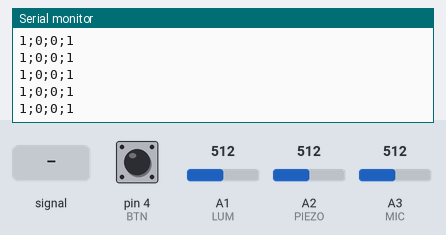
This sketch was run on a simulated Arduino Uno, built with avr-gcc and run on an emulated ATmega328P. Parts: the last lines printed to the serial monitor. The inputs (shaded band) are chosen by the test bench; at power-on: A1 (LUM) = 512, A2 (PIEZO) = 512, pin 4 (BTN) LOW, A3 (MIC) = 512.

Above: at 1.2 s.
1.3 s: A3 (MIC) fed a 200 Hz sine of ±81 counts around its level
At 2.2 s:
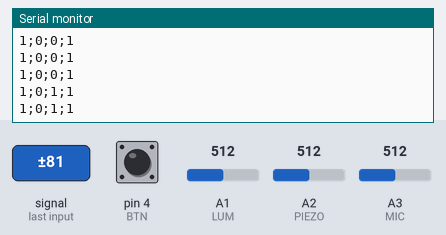
4.3 s: A1 (LUM) set to 306
At 4.8 s:
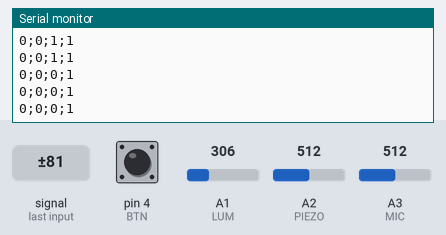
5.8 s: A2 (PIEZO) set to 0
At 6.8 s:
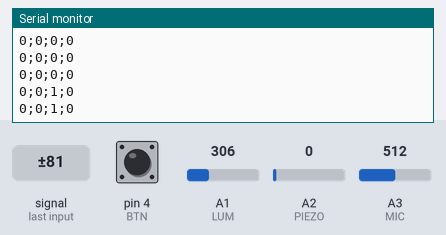
7.3 s: pin 4 (BTN) pulled HIGH for 0.15 s
10.4 s: A1 (LUM) set to 510
At 11.3 s:
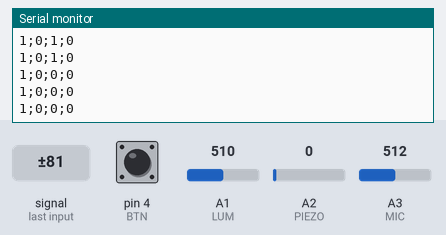
13.4 s: pin 4 (BTN) pulled HIGH for 1 s
At 13.9 s:
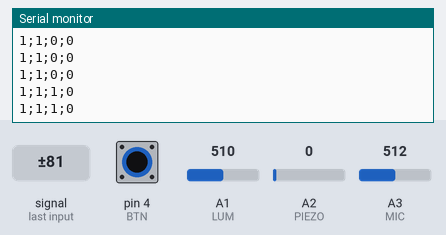

The sketch:

Arduino.ino
```cpp
#include <SerialCommand.h>
#include <Wire.h>

// CONSTANTS
const int LUM = A1;
const int MIC = A3;
const int BTN = 4;
const int PIEZO = A2;
const int CALIB_LUM = 25; //light calibration constant
const int CALIB_PIEZO = 10; //piezoelectric calibration constant
// VARIABLES
int valLum = 0;
int valLumPrev = 0;
int valMic = 0;
int valBtn = 0;
int valPiezo = 0;
bool stateLum = 1;
bool stateMic = 0;
bool statePiezo = 0;
String state = "";

// SETUP
void setup() {
  pinMode(LUM, INPUT);
  pinMode(MIC, INPUT);
  pinMode(BTN, INPUT);
  pinMode(PIEZO, INPUT);
  Wire.begin();
  Serial.begin(9600);
  while (!Serial);

  Serial.setTimeout(5);
}

// PROGRAM
/*Return the light state: on / off*/
bool checkLum(int pin){
  valLumPrev = valLum;
  valLum = analogRead(pin);
  //Serial.print("LUM : ");
  //Serial.println(analogRead(LUM));
  if(valLum <= valLumPrev - CALIB_LUM){stateLum = 0;}
  if(valLum >= valLumPrev + CALIB_LUM){stateLum = 1;}
  //Serial.println(stateLum);
  return stateLum;
}

/*Return the button state: on / off*/
bool checkBtn(int pin){
  valBtn = digitalRead(pin);
  //Serial.print("BTN : ");
  //Serial.println(digitalRead(BTN));
  return valBtn;
}

/*Return the microphone state: on / off*/
bool checkMic(int pin){
  valMic = analogRead(pin);
  //Serial.print("MIC : ");
  //Serial.println(analogRead(MIC));
  if(valMic > 500){stateMic = 1;}
  else{stateMic = 0;}
  return stateMic;
}

/*Return the piezoelectric state: on / off*/
bool checkPiezo(int pin){
  valPiezo = analogRead(pin);
  //Serial.print("PIEZO : ");
  //Serial.println(analogRead(PIEZO));
  if(valPiezo > CALIB_PIEZO){statePiezo = 1;}
  else{statePiezo = 0;}
  return statePiezo;
}

void loop() {
  // LUM;BTN;MIC;PIEZO
  state = "";
  state += checkLum(LUM);
  state += ";";
  state += checkBtn(BTN);
  state += ";";
  state += !checkMic(MIC);
  state += ";";
  state += checkPiezo(PIEZO);
  Serial.println(state);
  //Serial.flush();
}
```

Measured:
- after the input at 1.3 s, the serial monitor: prints a new line after 0.08 s (image 1)
- after the input at 4.3 s, the serial monitor: prints a new line after 0.07 s (image 2)
- after the input at 5.8 s, the serial monitor: prints a new line after 0.07 s (image 3)
- after the input at 10.4 s, the serial monitor: prints a new line after 0.07 s (image 4)
- after the input at 13.4 s, the serial monitor: prints a new line after 0.07 s (image 5)
